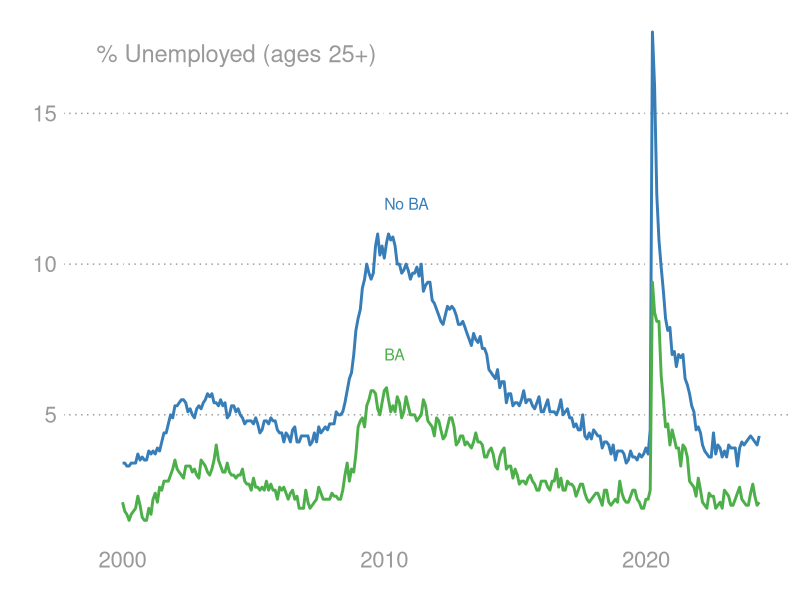

Reproduce this figure in R.
## ---- chunk 1
library(here)
library(tidyverse)

stheme <- theme_classic() + theme(plot.title = element_text(size = 18, face = "bold"), plot.subtitle = element_text(size=16)) + theme(axis.text.x = element_text(size = 16, colour = "grey60"), axis.title.y=element_text(size=16, angle=90, colour="grey60"), axis.text.y = element_text(size = 16, colour="grey60"), legend.position="none", panel.grid.major.y = element_line(linetype="dotted", colour="grey60"), panel.grid.major.x = element_line(colour="white"), panel.grid.minor = element_line(colour="white")) + theme(axis.line.x=element_line(colour="white"), axis.line.y=element_line(colour="white"), axis.ticks = element_blank(), strip.text = element_text(size = 16), strip.background = element_rect(colour="white"))
## ---- chunk 2
ut <- read_csv(here("data", "fredgraph.csv"), col_names = TRUE)
ggplot(ut, aes(x = DATE, y = LNS14027660)) + 
  geom_line(color = "#377eb8", linewidth=1) + 
  geom_line(aes(y= CGBD25O), linewidth=1, color = "#4daf4a") + 
  annotate("text", label = "% Unemployed (ages 25+)", 
    x = as.Date("1999-01-01"), y = 17, size = 6, 
    hjust=0, colour = "grey60") +
  annotate("text", label = "No BA", x = as.Date("2010-01-01"), 
    y = 12, size = 4, hjust=0, colour = "#377eb8") +
  annotate("text", label = "BA", x = as.Date("2010-01-01"), 
    y = 7, size = 4, hjust=0, colour = "#4daf4a") +
  labs(x = "", y = " ") +
  stheme
